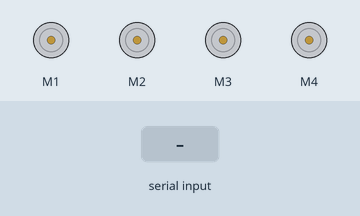
Simulated run of this sketch. Board: Arduino Uno, built with avr-gcc and run on an emulated ATmega328P. Shown: 4 × DC motor (green arrow = forward, orange = backward, longer = faster). Inputs (shaded band) come from the test bench. What the sketch prints to the serial monitor is not drawn.

Above: at 1.2 s.
1.3 s: "F" received over Serial
At 1.6 s:
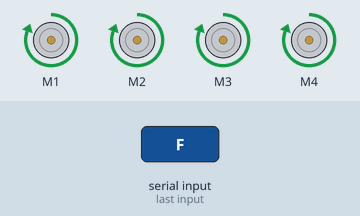
2.8 s: "B" received over Serial
At 4.0 s:
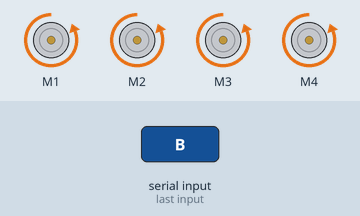
4.3 s: "L" received over Serial
At 5.2 s:
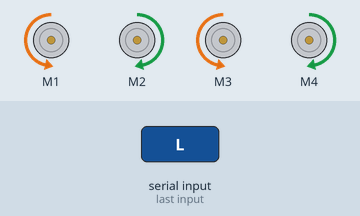
5.8 s: "R" received over Serial
At 6.2 s:
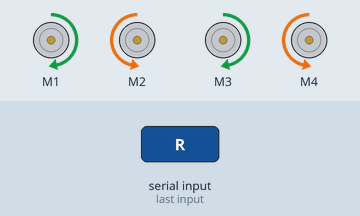
7.3 s: "G" received over Serial
At 8.5 s:
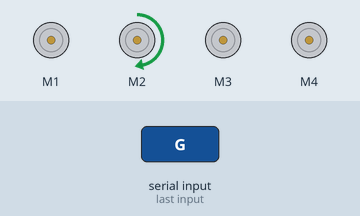
8.8 s: "I" received over Serial
At 9.8 s:
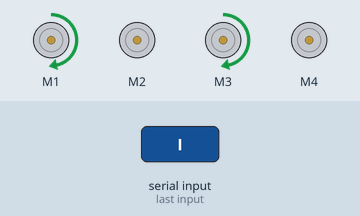
Timing chart, 0 to 11.3 s (numbered marks = the images above; inputs shaded):
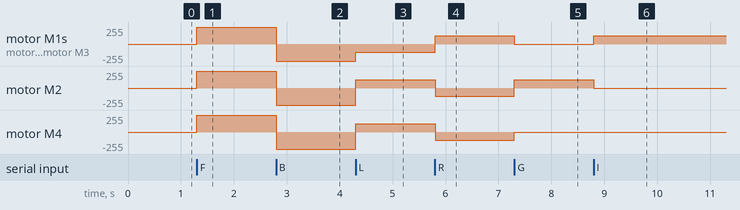

Measured:
- after the input at 1.3 s, motor M1–4: stopped → forward 255/255 at once
- after the input at 2.8 s, motor M1–4: forward 255/255 → backward 255/255 at once
- after the input at 4.3 s, motor M1, motor M3: backward 255/255 → backward 125/255 at once; motor M2, motor M4: backward 255/255 → forward 125/255 at once
- after the input at 5.8 s, motor M1, motor M3: backward 125/255 → forward 125/255 at once; motor M2, motor M4: forward 125/255 → backward 125/255 at once
- after the input at 7.3 s, motor M1, motor M3: forward 125/255 → stopped at once; motor M2: backward 125/255 → forward 125/255 at once; motor M4: backward 125/255 → stopped at once
- after the input at 8.8 s, motor M1, motor M3: stopped → forward 125/255 at once; motor M2: forward 125/255 → stopped at once

The sketch:

mecanum_wheel_car__v1_.ino
```cpp
#include<AFMotor.h>

AF_DCMotor motor1(1);
AF_DCMotor motor2(2);
AF_DCMotor motor3(3);
AF_DCMotor motor4(4);

char command;

void setup(){
  Serial.begin(9600);
}
void loop() {
  Serial.println(command);
  if(Serial.available() > 0){
    command = Serial.read();
    Stop();

    switch(command){
    case 'F':
      forward();
      break;
    case 'B':
       back();
      break;
    case 'L':
      left();
      break;
    case 'R':
      right();
      break;
    case 'G':
      forward_rightturn();
      break;
    case 'I':
      forward_leftturn();
      break;
    case 'H':
      backward_leftturn();
      break;
    case 'J':
      backward_rightturn();
      break;
    case 'q':
      rotate();
      break;
    }
  }
}


void forward()
{
  motor1.setSpeed(255);
  motor1.run(FORWARD);
  motor2.setSpeed(255);
  motor2.run(FORWARD);
  motor3.setSpeed(255);
  motor3.run(FORWARD);
  motor4.setSpeed(255);
  motor4.run(FORWARD);
}

void back()
{
  motor1.setSpeed(255);
  motor1.run(BACKWARD);
  motor2.setSpeed(255);
  motor2.run(BACKWARD);
  motor3.setSpeed(255);
  motor3.run(BACKWARD);
  motor4.setSpeed(255);
  motor4.run(BACKWARD);
}

void left()
{
  motor1.setSpeed(125);
  motor1.run(BACKWARD);
  motor2.setSpeed(125);
  motor2.run(FORWARD);
  motor3.setSpeed(125);
  motor3.run(BACKWARD);
  motor4.setSpeed(125);
  motor4.run(FORWARD);
}

void right()
{
  motor1.setSpeed(125);
  motor1.run(FORWARD);
  motor2.setSpeed(125);
  motor2.run(BACKWARD);
  motor3.setSpeed(125);
  motor3.run(FORWARD);
  motor4.setSpeed(125);
  motor4.run(BACKWARD);
}

void forward_rightturn()
{
  motor1.setSpeed(0);
  motor1.run(RELEASE);
  motor2.setSpeed(125);
  motor2.run(FORWARD);
  motor3.setSpeed(125);
  motor3.setSpeed(0);
  motor3.run(RELEASE);
  motor4.run(125);
  motor4.run(FORWARD);
}

void forward_leftturn()
{
  motor1.setSpeed(125);
  motor1.run(FORWARD);
  motor2.setSpeed(0);
  motor2.run(RELEASE);
  motor3.setSpeed(125);
  motor3.run(FORWARD);
  motor4.setSpeed(0);
  motor4.run(RELEASE);
}

void backward_leftturn()
{
  motor1.setSpeed(125);
  motor1.run(BACKWARD);
  motor2.setSpeed(0);
  motor2.run(RELEASE);
  motor3.setSpeed(125);
  motor3.run(BACKWARD);
  motor4.setSpeed(0);
  motor4.run(RELEASE);
}

void backward_rightturn()
{
  motor1.setSpeed(0);
  motor1.run(RELEASE);
  motor2.setSpeed(125);
  motor2.run(BACKWARD);
  motor3.setSpeed(0);
  motor3.run(RELEASE);
  motor4.setSpeed(125);
  motor4.run(BACKWARD);
}

void rotate()
{
  motor1.setSpeed(125);
  motor1.run(FORWARD);
  motor2.setSpeed(125);
  motor2.run(BACKWARD);
  motor3.setSpeed(125);
  motor3.run(FORWARD);
  motor4.setSpeed(125);
  motor4.run(BACKWARD);
}


void Stop()
{
  motor1.setSpeed(0);
  motor1.run(RELEASE);
  motor2.setSpeed(0);
  motor2.run(RELEASE);
  motor3.setSpeed(0);
  motor3.run(RELEASE);
  motor4.setSpeed(0);
  motor4.run(RELEASE);
}
```
